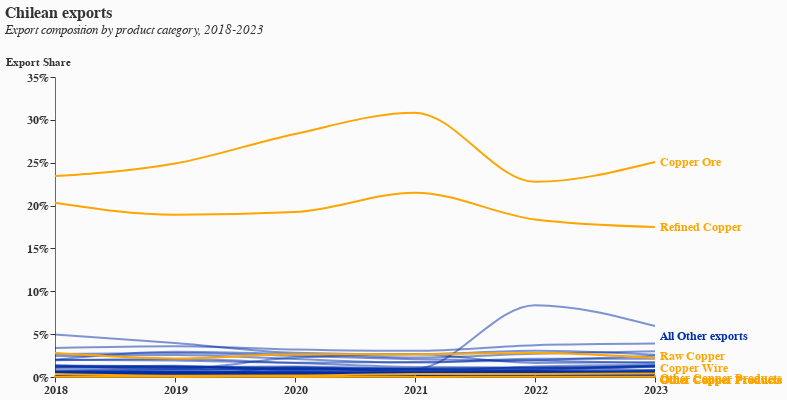

The cell this chart's notebook holds for it:
### Code cell
# Define the top 4 copper products explicitly
top_copper_products = ['Copper Ore', 'Raw Copper', 'Refined Copper', 'Copper Wire']
# Find all HS4s containing 'Copper'
copper_hs4s = chil_ex['HS4'][chil_ex['HS4'].str.contains('Copper')].unique().tolist()
# Assign 'Other Copper Products' to copper HS4s not in the top 4
def copper_legend_label(x):
    if x in top_copper_products:
        return x
    elif x in copper_hs4s:
        return 'Other Copper Products'
    else:
        return 'All Other exports'
# Update color mapping: all copper products get the same copper orange color
copper_orange = '#FFA500'  # Main copper orange color
blue_color = '#002fa7'  # Nice blue from Aceh chart
product_color_map = {
    top_copper_products[0]: copper_orange,
    top_copper_products[1]: copper_orange,
    top_copper_products[2]: copper_orange,
    top_copper_products[3]: copper_orange,
    'Other Copper Products': copper_orange,
    'All Other exports': blue_color
}
# Create a legend group: assign labels using the function above
chil_ex_grouped_sum['HS4_legend'] = chil_ex_grouped_sum['HS4_grouped'].apply(copper_legend_label)
# Ensure Export Percent is float for Altair and scale to 0-100 for percent axis
chil_ex_grouped_sum['Export Percent'] = chil_ex_grouped_sum['Export Percent'].astype(float)
# Chart for all other lines (no legend) - updated with Aceh aesthetics and blue color with opacity
other_chart = alt.Chart(chil_ex_grouped_sum).mark_line(interpolate='monotone', opacity=0.5).encode(
    x=alt.X('Year', scale=alt.Scale(padding=0), axis=alt.Axis(title=None, labelAngle=0, domainColor='dimgrey', labelColor='#333333', tickColor='#333333', labelFontWeight='bold', labelFontSize=12)),
    y=alt.Y('Export Percent:Q', title='Export Share', axis=alt.Axis(titleAngle=0, titleAnchor='start', titleY=-10, titleX=-50, titleColor='#333333', format='.0%', grid=False, domainColor='dimgrey', labelColor='#333333', tickColor='#333333', labelFontWeight='bold', labelFontSize=12)),
    color=alt.value(blue_color),
    detail='HS4_grouped:N',
    tooltip=[
        alt.Tooltip('HS4_grouped:N', title='Product Category'),
        alt.Tooltip('Year:O', title='Year'),
        alt.Tooltip('Export Percent:Q', title='Share of Total Exports', format='.1%')
    ]
 ).transform_filter(
    (alt.datum.HS4_legend == 'All Other exports') & (alt.datum.HS4_grouped != 'All Other exports')
)
# Chart for copper products and 'All Other exports' (for legend)
main_chart = alt.Chart(chil_ex_grouped_sum).mark_line(interpolate='monotone').encode(
    x=alt.X('Year', scale=alt.Scale(padding=0)),
    y=alt.Y('Export Percent:Q'),
    color=alt.Color('HS4_legend', scale=alt.Scale(domain=list(product_color_map.keys()), range=list(product_color_map.values())), legend=None),
    tooltip=[
        alt.Tooltip('HS4_grouped:N', title='Product Category'), 
        alt.Tooltip('Year:O', title='Year'), 
        alt.Tooltip('Export Percent:Q', title='Share of Total Exports', format='.1%')
    ]
 ).transform_filter(
    (alt.datum.HS4_legend != 'All Other exports') | (alt.datum.HS4_grouped == 'All Other exports')
)

# Get the last points for each legend category in 2023
last_points = chil_ex_grouped_sum[chil_ex_grouped_sum['Year'] == '2023'].copy()

# For "All Other exports", we need to select just one representative point
# Let's use the one with the highest export percentage to avoid overlapping labels
other_exports_last = last_points[last_points['HS4_legend'] == 'All Other exports']
if not other_exports_last.empty:
    # Keep only the highest "All Other exports" point for labeling
    other_exports_max = other_exports_last.loc[other_exports_last['Export Percent'].idxmax()]
    # Remove all "All Other exports" entries and add back just the max one
    last_points = last_points[last_points['HS4_legend'] != 'All Other exports']
    last_points = pd.concat([last_points, other_exports_max.to_frame().T])

# Sort by Export Percent to help with positioning
last_points = last_points.sort_values('Export Percent', ascending=False).reset_index(drop=True)

# Add manual vertical adjustments (dy) to prevent overlapping labels
# These adjustments are in pixels - negative moves up, positive moves down
label_adjustments = {
    'Copper Ore': 0,           # Highest line, keep at actual position
    'Raw Copper': -2,           # Second highest, keep at actual position  
    'Refined Copper': 0,      # Move up slightly to avoid overlap
    'Copper Wire': -5,          # Move down slightly
    'Other Copper Products': 3, # Keep at actual position
    'All Other exports': 10    # Move up slightly to avoid any overlap
}

# Apply the adjustments
last_points['dy_adjust'] = last_points['HS4_legend'].map(label_adjustments).fillna(0)

# Create individual text label charts for each category to apply different dy values
text_charts = []

for _, row in last_points.iterrows():
    chart = alt.Chart(pd.DataFrame([row])).mark_text(
        align='left',
        dx=5,
        dy=row['dy_adjust'],  # Apply individual vertical adjustment
        fontWeight='bold',
        fontSize=12
    ).encode(
        x=alt.X('Year'),
        y=alt.Y('Export Percent:Q'),
        text=alt.Text('HS4_legend:N'),
        color=alt.value(product_color_map[row['HS4_legend']])  # Direct color value
    )
    text_charts.append(chart)

# Combine all text charts
text_labels = alt.layer(*text_charts)
# Custom Altair theme with Aceh aesthetics - light background and blue-grey colors
custom_config = alt.Config(
    background='#fbfbfb',  # Light background like Aceh style
    view=alt.ViewConfig(stroke='transparent'),
    axis=alt.AxisConfig(
        labelColor='#333333',  # Dark grey like Aceh style
        domainColor='dimgrey',
        tickColor='#333333',   # Dark grey like Aceh style
        titleColor='#333333',  # Dark grey like Aceh style
        labelFontWeight='bold',  # Bold font weight like Aceh style
        labelFontSize=12      # Font size like Aceh style
    ),
    legend=alt.LegendConfig(
        labelColor='#333333',  # Dark grey like Aceh style
        titleColor='#333333',  # Dark grey like Aceh style
        labelFontWeight='bold',
        labelFontSize=12
    ),
    title=alt.TitleConfig(
        anchor='start',
        color='#333333',  # Dark grey like Aceh style
        fontSize=15,      # Font size like Aceh style
        fontWeight='normal',
        font='Newcastle Basic Clean, Arial, sans-serif'  # Font like Aceh style
    ),
    font='Newcastle Basic Clean, Arial, sans-serif'  # Global font like Aceh style
)
# Overlay all charts (other lines, main lines, and text labels)
ex_chart = (other_chart + main_chart + text_labels).configure(**custom_config.to_dict()).properties(
    title=alt.TitleParams(
        text='Chilean exports',
        subtitle=['Export composition by product category, 2018-2023', ''],
        fontSize=16,
        subtitleFontSize=13,
        subtitleFontStyle='italic',
        subtitleColor='#333333',
        color='#333333',
        fontWeight='bold',  # Make title bold
        anchor='start',
        font='Newcastle Basic Clean, Arial, sans-serif'
    ), 
    width=600, 
    height=300
)
ex_chart

### Figure 1 — Vega-Lite specification as saved in the notebook (floating-point values rounded to 4 significant figures; data arrays with more than 128 entries replaced by an {"elided": "..."} marker saying what was removed)
{"config": {"view": {"continuousWidth": 300, "continuousHeight": 300, "stroke": "transparent"}, "axis": {"domainColor": "dimgrey", "labelColor": "#333333", "labelFontSize": 12, "labelFontWeight": "bold", "tickColor": "#333333", "titleColor": "#333333"}, "background": "#fbfbfb", "font": "Newcastle Basic Clean, Arial, sans-serif", "legend": {"labelColor": "#333333", "labelFontSize": 12, "labelFontWeight": "bold", "titleColor": "#333333"}, "title": {"anchor": "start", "color": "#333333", "font": "Newcastle Basic Clean, Arial, sans-serif", "fontSize": 15, "fontWeight": "normal"}}, "layer": [{"mark": {"type": "line", "interpolate": "monotone", "opacity": 0.5}, "encoding": {"color": {"value": "#002fa7"}, "detail": {"field": "HS4_grouped", "type": "nominal"}, "tooltip": [{"field": "HS4_grouped", "title": "Product Category", "type": "nominal"}, {"field": "Year", "title": "Year", "type": "ordinal"}, {"field": "Export Percent", "format": ".1%", "title": "Share of Total Exports", "type": "quantitative"}], "x": {"axis": {"domainColor": "dimgrey", "labelAngle": 0, "labelColor": "#333333", "labelFontSize": 12, "labelFontWeight": "bold", "tickColor": "#333333", "title": null}, "field": "Year", "scale": {"padding": 0}, "type": "nominal"}, "y": {"axis": {"domainColor": "dimgrey", "format": ".0%", "grid": false, "labelColor": "#333333", "labelFontSize": 12, "labelFontWeight": "bold", "tickColor": "#333333", "titleAnchor": "start", "titleAngle": 0, "titleColor": "#333333", "titleX": -50, "titleY": -10}, "field": "Export Percent", "title": "Export Share", "type": "quantitative"}}, "transform": [{"filter": "((datum.HS4_legend === 'All Other exports') && (datum.HS4_grouped !== 'All Other exports'))"}]}, {"mark": {"type": "line", "interpolate": "monotone"}, "encoding": {"color": {"field": "HS4_legend", "legend": null, "scale": {"domain": ["Copper Ore", "Raw Copper", "Refined Copper", "Copper Wire", "Other Copper Products", "All Other exports"], "range": ["#FFA500", "#FFA500", "#FFA500", "#FFA500", "#FFA500", "#002fa7"]}, "type": "nominal"}, "tooltip": [{"field": "HS4_grouped", "title": "Product Category", "type": "nominal"}, {"field": "Year", "title": "Year", "type": "ordinal"}, {"field": "Export Percent", "format": ".1%", "title": "Share of Total Exports", "type": "quantitative"}], "x": {"field": "Year", "scale": {"padding": 0}, "type": "nominal"}, "y": {"field": "Export Percent", "type": "quantitative"}}, "transform": [{"filter": "((datum.HS4_legend !== 'All Other exports') || (datum.HS4_grouped === 'All Other exports'))"}]}, {"layer": [{"data": {"name": "data-85e539c0baaae8ffae17dc67f8e2e813"}, "mark": {"type": "text", "align": "left", "dx": 5, "dy": 0, "fontSize": 12, "fontWeight": "bold"}, "encoding": {"color": {"value": "#FFA500"}, "text": {"field": "HS4_legend", "type": "nominal"}, "x": {"field": "Year", "type": "nominal"}, "y": {"field": "Export Percent", "type": "quantitative"}}}, {"data": {"name": "data-9a51da15e297acfe4755d0a3c3a64b81"}, "mark": {"type": "text", "align": "left", "dx": 5, "dy": 0, "fontSize": 12, "fontWeight": "bold"}, "encoding": {"color": {"value": "#FFA500"}, "text": {"field": "HS4_legend", "type": "nominal"}, "x": {"field": "Year", "type": "nominal"}, "y": {"field": "Export Percent", "type": "quantitative"}}}, {"data": {"name": "data-a6ee4d7f1db48d82762d57dfb68460d3"}, "mark": {"type": "text", "align": "left", "dx": 5, "dy": 10, "fontSize": 12, "fontWeight": "bold"}, "encoding": {"color": {"value": "#002fa7"}, "text": {"field": "HS4_legend", "type": "nominal"}, "x": {"field": "Year", "type": "nominal"}, "y": {"field": "Export Percent", "type": "quantitative"}}}, {"data": {"name": "data-46fb00e25ba40c3aa631eaf7b94c4d72"}, "mark": {"type": "text", "align": "left", "dx": 5, "dy": -2, "fontSize": 12, "fontWeight": "bold"}, "encoding": {"color": {"value": "#FFA500"}, "text": {"field": "HS4_legend", "type": "nominal"}, "x": {"field": "Year", "type": "nominal"}, "y": {"field": "Export Percent", "type": "quantitative"}}}, {"data": {"name": "data-7e050ac08bee316df5b92c4efd86148e"}, "mark": {"type": "text", "align": "left", "dx": 5, "dy": -5, "fontSize": 12, "fontWeight": "bold"}, "encoding": {"color": {"value": "#FFA500"}, "text": {"field": "HS4_legend", "type": "nominal"}, "x": {"field": "Year", "type": "nominal"}, "y": {"field": "Export Percent", "type": "quantitative"}}}, {"data": {"name": "data-a4de2a8de8945dc8fc4f00d1833bb745"}, "mark": {"type": "text", "align": "left", "dx": 5, "dy": 3, "fontSize": 12, "fontWeight": "bold"}, "encoding": {"color": {"value": "#FFA500"}, "text": {"field": "HS4_legend", "type": "nominal"}, "x": {"field": "Year", "type": "nominal"}, "y": {"field": "Export Percent", "type": "quantitative"}}}, {"data": {"name": "data-de5114ba997fa0c1220449dce49dbaed"}, "mark": {"type": "text", "align": "left", "dx": 5, "dy": 3, "fontSize": 12, "fontWeight": "bold"}, "encoding": {"color": {"value": "#FFA500"}, "text": {"field": "HS4_legend", "type": "nominal"}, "x": {"field": "Year", "type": "nominal"}, "y": {"field": "Export Percent", "type": "quantitative"}}}, {"data": {"name": "data-c836022de8184ca395efdbe3b19f1257"}, "mark": {"type": "text", "align": "left", "dx": 5, "dy": 3, "fontSize": 12, "fontWeight": "bold"}, "encoding": {"color": {"value": "#FFA500"}, "text": {"field": "HS4_legend", "type": "nominal"}, "x": {"field": "Year", "type": "nominal"}, "y": {"field": "Export Percent", "type": "quantitative"}}}, {"data": {"name": "data-a3c19218a17ab5ae18d210bc78605705"}, "mark": {"type": "text", "align": "left", "dx": 5, "dy": 3, "fontSize": 12, "fontWeight": "bold"}, "encoding": {"color": {"value": "#FFA500"}, "text": {"field": "HS4_legend", "type": "nominal"}, "x": {"field": "Year", "type": "nominal"}, "y": {"field": "Export Percent", "type": "quantitative"}}}, {"data": {"name": "data-02605308821384413d94e414ee5eafb1"}, "mark": {"type": "text", "align": "left", "dx": 5, "dy": 3, "fontSize": 12, "fontWeight": "bold"}, "encoding": {"color": {"value": "#FFA500"}, "text": {"field": "HS4_legend", "type": "nominal"}, "x": {"field": "Year", "type": "nominal"}, "y": {"field": "Export Percent", "type": "quantitative"}}}, {"data": {"name": "data-676a5267cc7a8f7c3c31b9d87c140e8e"}, "mark": {"type": "text", "align": "left", "dx": 5, "dy": 3, "fontSize": 12, "fontWeight": "bold"}, "encoding": {"color": {"value": "#FFA500"}, "text": {"field": "HS4_legend", "type": "nominal"}, "x": {"field": "Year", "type": "nominal"}, "y": {"field": "Export Percent", "type": "quantitative"}}}, {"data": {"name": "data-04fea71a93a54cafe2074c4ed31e3b1f"}, "mark": {"type": "text", "align": "left", "dx": 5, "dy": 3, "fontSize": 12, "fontWeight": "bold"}, "encoding": {"color": {"value": "#FFA500"}, "text": {"field": "HS4_legend", "type": "nominal"}, "x": {"field": "Year", "type": "nominal"}, "y": {"field": "Export Percent", "type": "quantitative"}}}, {"data": {"name": "data-aca1e76a14e6cded8c863086eee6c30b"}, "mark": {"type": "text", "align": "left", "dx": 5, "dy": 3, "fontSize": 12, "fontWeight": "bold"}, "encoding": {"color": {"value": "#FFA500"}, "text": {"field": "HS4_legend", "type": "nominal"}, "x": {"field": "Year", "type": "nominal"}, "y": {"field": "Export Percent", "type": "quantitative"}}}]}], "data": {"name": "data-b0e983ff35b45ce310bb4d261f3f9c7d"}, "height": 300, "title": {"text": "Chilean exports", "anchor": "start", "color": "#333333", "font": "Newcastle Basic Clean, Arial, sans-serif", "fontSize": 16, "fontWeight": "bold", "subtitle": ["Export composition by product category, 2018-2023", ""], "subtitleColor": "#333333", "subtitleFontSize": 13, "subtitleFontStyle": "italic"}, "width": 600, "$schema": "https://vega.github.io/schema/vega-lite/v5.20.1.json", "datasets": {"data-b0e983ff35b45ce310bb4d261f3f9c7d": {"elided": "4998 records"}, "data-85e539c0baaae8ffae17dc67f8e2e813": [{"HS4_grouped": "Copper Ore", "Year": "2023", "Export Value": 24360000000.0, "Year_total": 97100000000.0, "Export Percent": 0.2509, "HS4_legend": "Copper Ore", "dy_adjust": 0}], "data-9a51da15e297acfe4755d0a3c3a64b81": [{"HS4_grouped": "Refined Copper", "Year": "2023", "Export Value": 16990000000.0, "Year_total": 97100000000.0, "Export Percent": 0.175, "HS4_legend": "Refined Copper", "dy_adjust": 0}], "data-a6ee4d7f1db48d82762d57dfb68460d3": [{"HS4_grouped": "Carbonates", "Year": "2023", "Export Value": 5770000000.0, "Year_total": 97100000000.0, "Export Percent": 0.05943, "HS4_legend": "All Other exports", "dy_adjust": 10}], "data-46fb00e25ba40c3aa631eaf7b94c4d72": [{"HS4_grouped": "Raw Copper", "Year": "2023", "Export Value": 2156000000.0, "Year_total": 97100000000.0, "Export Percent": 0.0222, "HS4_legend": "Raw Copper", "dy_adjust": -2}], "data-7e050ac08bee316df5b92c4efd86148e": [{"HS4_grouped": "Copper Wire", "Year": "2023", "Export Value": 397000000.0, "Year_total": 97100000000.0, "Export Percent": 0.004089, "HS4_legend": "Copper Wire", "dy_adjust": -5}], "data-a4de2a8de8945dc8fc4f00d1833bb745": [{"HS4_grouped": "Scrap Copper", "Year": "2023", "Export Value": 187100000.0, "Year_total": 97100000000.0, "Export Percent": 0.001927, "HS4_legend": "Other Copper Products", "dy_adjust": 3}], "data-de5114ba997fa0c1220449dce49dbaed": [{"HS4_grouped": "Precipitated Copper", "Year": "2023", "Export Value": 29330000.0, "Year_total": 97100000000.0, "Export Percent": 0.0003021, "HS4_legend": "Other Copper Products", "dy_adjust": 3}], "data-c836022de8184ca395efdbe3b19f1257": [{"HS4_grouped": "Copper Bars", "Year": "2023", "Export Value": 18430000.0, "Year_total": 97100000000.0, "Export Percent": 0.0001898, "HS4_legend": "Other Copper Products", "dy_adjust": 3}], "data-a3c19218a17ab5ae18d210bc78605705": [{"HS4_grouped": "Stranded Copper Wire", "Year": "2023", "Export Value": 6571000.0, "Year_total": 97100000000.0, "Export Percent": 6.768e-05, "HS4_legend": "Other Copper Products", "dy_adjust": 3}], "data-02605308821384413d94e414ee5eafb1": [{"HS4_grouped": "Copper Powder", "Year": "2023", "Export Value": 6174000.0, "Year_total": 97100000000.0, "Export Percent": 6.358e-05, "HS4_legend": "Other Copper Products", "dy_adjust": 3}], "data-676a5267cc7a8f7c3c31b9d87c140e8e": [{"HS4_grouped": "Other Copper Products", "Year": "2023", "Export Value": 3864000.0, "Year_total": 97100000000.0, "Export Percent": 3.98e-05, "HS4_legend": "Other Copper Products", "dy_adjust": 3}], "data-04fea71a93a54cafe2074c4ed31e3b1f": [{"HS4_grouped": "Copper Foil", "Year": "2023", "Export Value": 2298000.0, "Year_total": 97100000000.0, "Export Percent": 2.367e-05, "HS4_legend": "Other Copper Products", "dy_adjust": 3}], "data-aca1e76a14e6cded8c863086eee6c30b": [{"HS4_grouped": "Copper Housewares", "Year": "2023", "Export Value": 184600.0, "Year_total": 97100000000.0, "Export Percent": 1.901e-06, "HS4_legend": "Other Copper Products", "dy_adjust": 3}]}}
